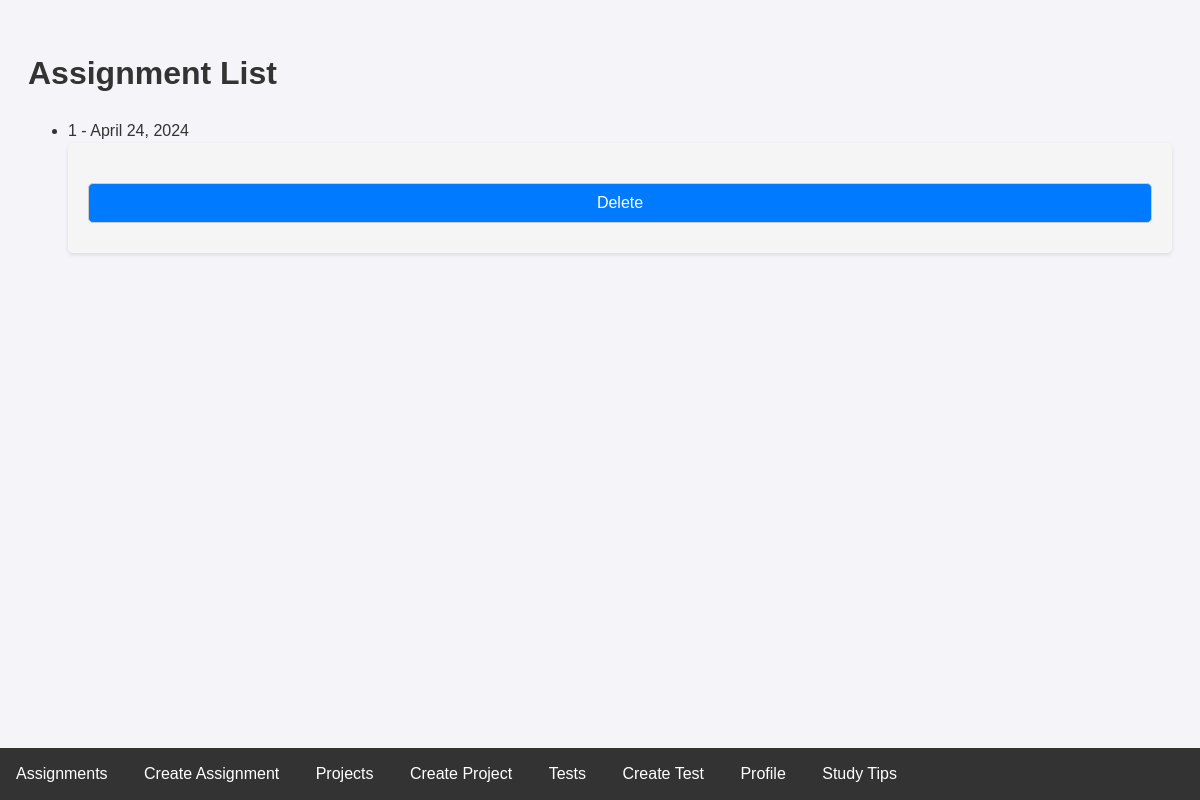
Before: /assignments/ with the older database file.
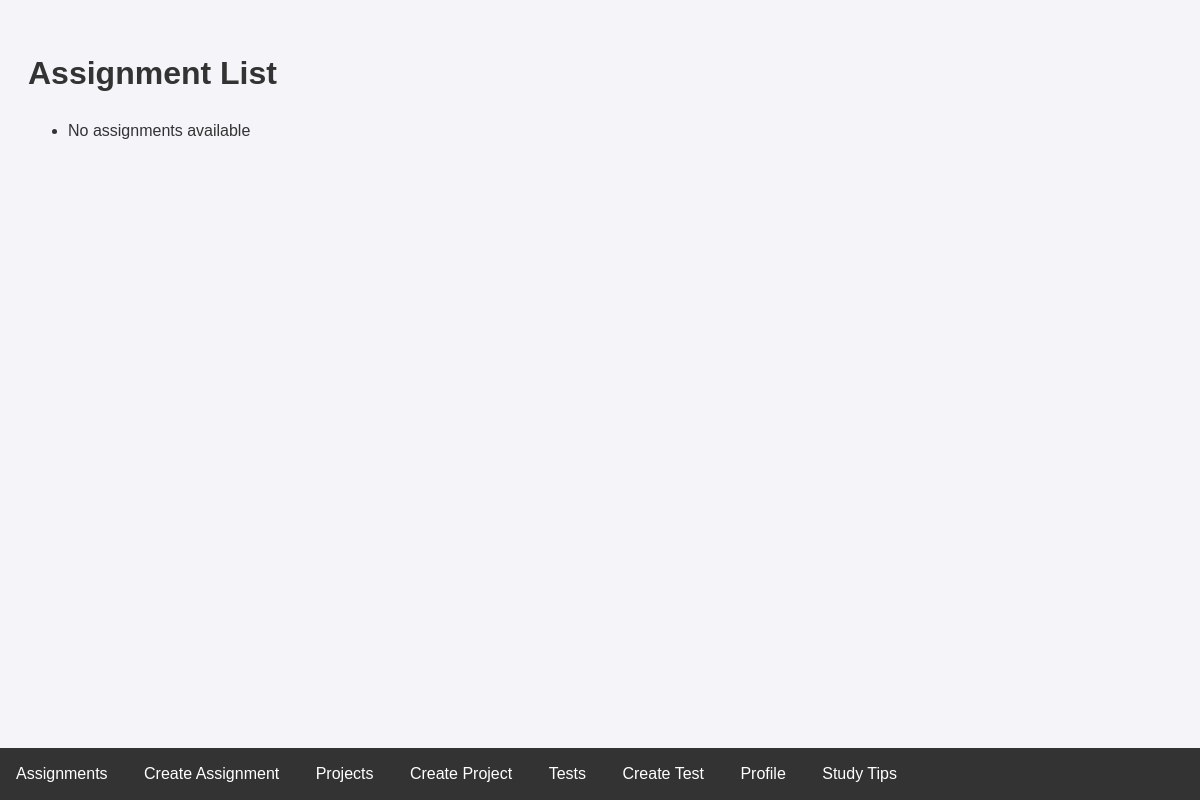
After: the same page with the newer database file.
### studytrackerapp/models.py (models this page shows)
class Assignment(models.Model):
    title = models.CharField(max_length=200)
    due_date = models.DateField()
    completed = models.BooleanField(default=False)
    class Meta:
        app_label = 'studytrackerapp'

### studytrackerapp/views.py (the view)
# urls.py: path('assignments/', assignment_list, name='assignment_list'),
def assignment_list(request):
    assignments = Assignment.objects.all()
    print(assignments)
    return render(request, 'assignments/assignment_list.html', {'assignments': assignments})

### studytrackerapp/templates/assignments/assignment_list.html (shortened to what this page needs)
{% extends 'base.html' %}
{% block content %}
<h1>Assignment List</h1>
<ul>
    {% for assignment in assignments %}
        <li>
            {{ assignment.title }} - {{ assignment.due_date }}
            <form method="post" action="{% url 'delete_assignment' assignment.id %}">
                <input type="submit" value="Delete" class="delete-button">
            </form>
        </li>
    {% empty %}
        <li>No assignments available</li>
    {% endfor %}
</ul>
{% endblock %}

### studytrackerapp/templates/base.html (shortened to what this page needs)
{% load static %}
<!DOCTYPE html>
<html lang="en">
<head>
    <link rel="stylesheet" type="text/css" href="{% static 'styles.css' %}">
</head>
<body>
    <ul class="nav-menu">
        <li><a href="{% url 'assignment_list' %}">Assignments</a></li>
        <li><a href="{% url 'create_assignment' %}">Create Assignment</a></li>
        <li><a href="{% url 'project_list' %}">Projects</a></li>
        <li><a href="{% url 'create_project' %}">Create Project</a></li>
        <li><a href="{% url 'test_list' %}">Tests</a></li>
        <li><a href="{% url 'create_test' %}">Create Test</a></li>
        <li><a href="{% url 'profile' %}">Profile</a></li>
        <li><a href="{% url 'study_tips' %}">Study Tips</a></li>
    </ul>
    {% block content %}
    {% endblock %}
</body>
</html>

### static/styles.css (style rules this page uses)
body { font-family: 'Arial', sans-serif; font-size: 16px; line-height: 1.5; background-color: #f4f4f9; color: #333; padding: 20px; }
a, button { font-size: 16px; transition: background-color 0.2s, color 0.2s; }
ul.nav-menu { list-style-type: none; margin: 0; padding: 0; overflow: hidden; background-color: #333; width: 100%; position: fixed; bottom: 0; left: 0; }
ul.nav-menu li { display: inline-block; }
ul.nav-menu li a { display: block; color: white; text-align: center; padding: 14px 16px; text-decoration: none; }

Changed rows visible on the page:
removed Assignment: title "1", due_date "April 24, 2024"
Other visible differences:
text now shown: "No assignments available"
